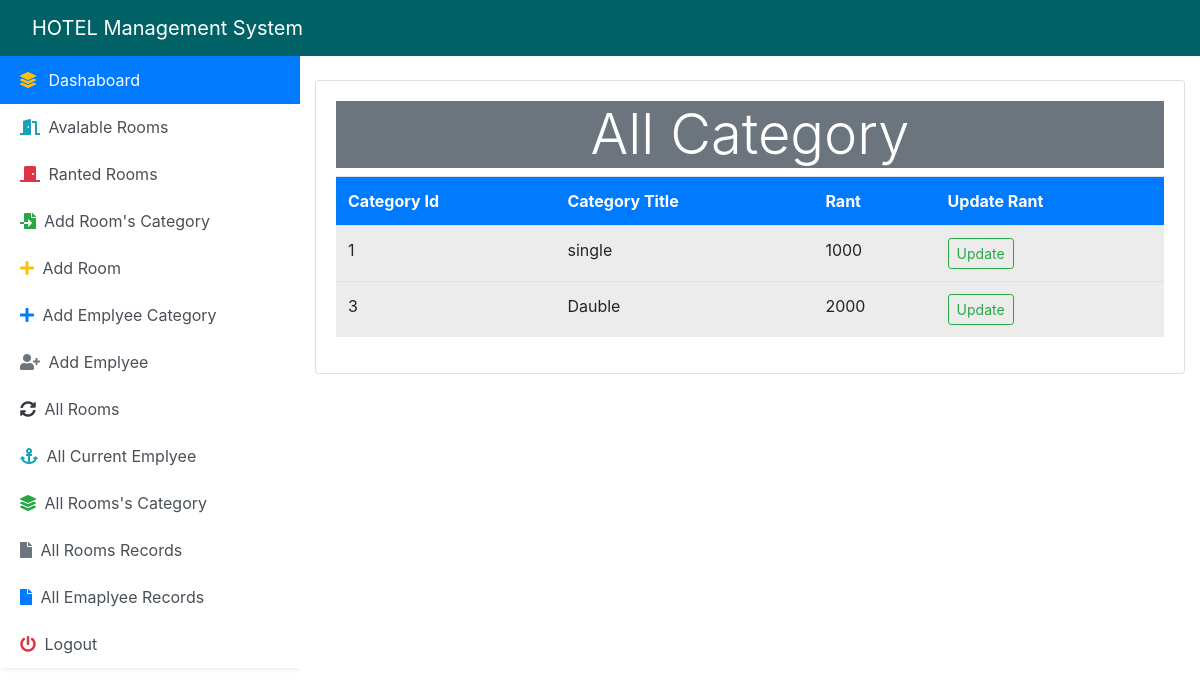
The app's page /allcategory (signed in) with its own data.
### hotelwork/models.py (models this page shows, shortened)
class Category(models.Model):
    category_id = models.AutoField(primary_key=True)
    title = models.CharField(max_length=200)
    rant = models.IntegerField()

### hotelwork/views.py (the view)
# urls.py: path('allcategory',AllCategoryView.as_view(),name ='all_category'),
class AllCategoryView(View):
    def get(self,request,*args,**kwargs):
        if not request.session.has_key('login'):
            return redirect('login')
        data = Category.objects.all()
        context = {"category":data}
        return render(self.request,'maneeger/all_category.html',context)

### templates/maneeger/all_category.html
{% extends 'maneeger/base.html' %}
{% block content %}
<div class="container mt-4">
<div class="row">
    <div class="col-lg-12">
        <div class="card">
            <div class="card-body">
                <h4 class="display-4 text-center text-white bg-secondary">All Category</h4>
                <table class="table table-active table-hover">
                    <tr class="bg-primary text-white">
                        <th>Category Id</th>
                        <th>Category Title</th>
                        <th>Rant</th>
                        <th>Update Rant</th>
                    </tr>
                    {% for foo in category %}
                    <tr>
                        <td>{{ foo.category_id }}</td>
                        <td>{{ foo.title }}</td>
                        <td>{{ foo.rant }}</td>
                        <td><a href="{% url 'updateroomcategory' foo.category_id %}" class="btn btn-outline-success btn-sm">Update</a></td>
                    </tr>
                    {% endfor %}
                </table>
            </div>
        </div>
    </div>
</div>
</div>
{% endblock %}

### records on screen
Category: category_id "1", title "single", rant "1000"
Category: category_id "3", title "Dauble", rant "2000"
